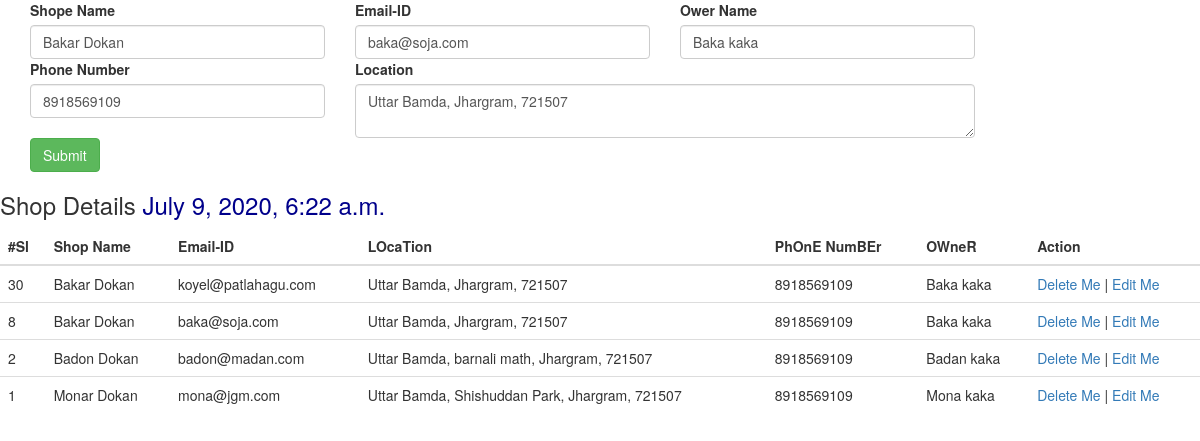
/myapp1/hello/8/edit, run on the app's committed database.
### myapp1/models.py (models this page shows)
class MyShop(models.Model):
    shop_name = models.CharField(max_length=100)
    shop_email = models.EmailField(max_length=100)
    shop_location = models.TextField()
    shop_phono = models.IntegerField(null=False, blank=False)
    shop_ownner = models.CharField(max_length=100, null=False, blank=False)
    created_at = models.DateTimeField(auto_now=True)
    updated_at = models.DateTimeField(auto_now_add=True)
    class Meta:
        db_table = "ShopDetail"

### myapp1/views.py (the view)
def hello_single(request, id):
    today_time = datetime.datetime.now()
    row = get_object_or_404(MyShop, id = id)
    obj = {"edit": 1, "editval": row, "shopdetails": MyShop.objects.all().order_by('-id'), "datetime": today_time}
    template = loader.get_template('hello.html')
    return HttpResponse(template.render(obj))

### myapp1/templates/hello.html (shortened to what this page needs)
{% extends "layout/layout.html" %}
    {% block content %}
        {% if edit == 1 %}
        <div class="container">
            <form method="post" action="{% url 'shop-update' editval.id %}">
                <div class="row">
                    <div class="col-md-10">
                        <div class="row">
                            <div class="col-md-4">
                                <label for="">Shope Name</label>
                                <input type="text" name="shopname" value="{% if edit == 1 %}{{editval.shop_name}}{% endif %}" id="shopname" class="form-control" placeholder="Shop Name">
                            </div>
                            <div class="col-md-4">
                                <label for="">Email-ID</label>
                                <input type="email" name="emailid" value="{% if edit == 1 %}{{editval.shop_email}}{% endif %}" id="emailid" class="form-control" placeholder="example@yopmail.com">
                            </div>
                            <div class="col-md-4">
                                <label for="">Ower Name</label>
                                <input type="text" name="owername" value="{% if edit == 1 %}{{editval.shop_ownner}}{% endif %}" id="owername" class="form-control" placeholder="Owner Name">
                            </div>
                        </div>
                    </div>
                </div>
                <div class="row">
                    <div class="col-md-10">
                        <div class="row">
                            <div class="col-md-4">
                                <label for="">Phone Number</label>
                                <input type="number" name="phoneno" value="{% if edit == 1 %}{{editval.shop_phono}}{% endif %}" id="phoneno" class="form-control" placeholder="Enter Phone NUmber">
                            </div>
                            <div class="col-md-8">
                                <label for="">Location</label>
                                <textarea name="location" id="location"value="{% if edit == 1 %}{{editval.shop_location}}{% endif %}"class="form-control" placeholder="Enter Your Full LOcation">{% if edit == 1 %}{{editval.shop_location}}{% endif %}</textarea>
                            </div>
                        </div>
                    </div>
                </div>
                <div class="row">
                    <div class="col-md-12 text-left">
                        <button type="submit" class="btn btn-success">Submit</button>
                    </div>
                </div>
            </form>
        </div>
        {% endif %}
        <h3>Shop Details  <span style="color:darkblue">{{datetime}}</span></h3>
        <table style="border: darkred;" class="table table-hover table-border">
            <thead>
                <tr>
                    <th>#Sl</th>
                    <th>Shop Name</th>
                    <th>Email-ID</th>
                    <th>LOcaTion</th>
                    <th>PhOnE NumBEr</th>
                    <th>OWneR</th>
                    <th>Action</th>
                </tr>
            </thead>
            <tbody>
                {% for sd in shopdetails %}
                <tr>
                    <td>{{sd.id}}</td>
                    <td>{{sd.shop_name}}</td>
                    <td>{{sd.shop_email}}</td>
                    <td>{{sd.shop_location}}</td>
                    <td>{{sd.shop_phono}}</td>
                    <td>{{sd.shop_ownner}}</td>
                    <td>
                        <a href="{% url 'shop-delete' id=sd.id %}">Delete Me</a> |
                        <a href="{% url 'single-shop' id=sd.id %}">Edit Me</a>
                    </td>
                </tr>
                {% endfor %}
            </tbody>
        </table>
    {% endblock %}

### data on the page
MyShop: shopname "Bakar Dokan", emailid "baka@soja.com", owername "Baka kaka", phoneno "8918569109", location "Uttar Bamda, Jhargram, 721507", id "8", shop_name "Bakar Dokan", shop_email "baka@soja.com", shop_location "Uttar Bamda, Jhargram, 721507", shop_phono "8918569109", shop_ownner "Baka kaka"
MyShop: id "30", shop_name "Bakar Dokan", shop_email "koyel@patlahagu.com", shop_location "Uttar Bamda, Jhargram, 721507", shop_phono "8918569109", shop_ownner "Baka kaka"
MyShop: id "2", shop_name "Badon Dokan", shop_email "badon@madan.com", shop_location "Uttar Bamda, barnali math, Jhargram, 721507", shop_phono "8918569109", shop_ownner "Badan kaka"
MyShop: id "1", shop_name "Monar Dokan", shop_email "mona@jgm.com", shop_location "Uttar Bamda, Shishuddan Park, Jhargram, 721507", shop_phono "8918569109", shop_ownner "Mona kaka"
